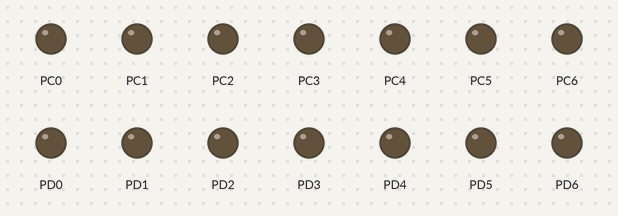
This program was run on a simulated ATmega32, built with avr-gcc and emulated at 1 MHz (the files do not name the chip). Parts: output pins drawn as LEDs (lit = HIGH).

Above: at 0.07 s.
At 1.49 s:
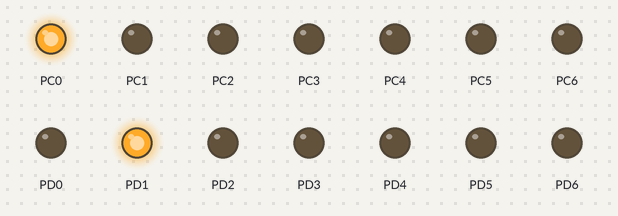
At 2.91 s:
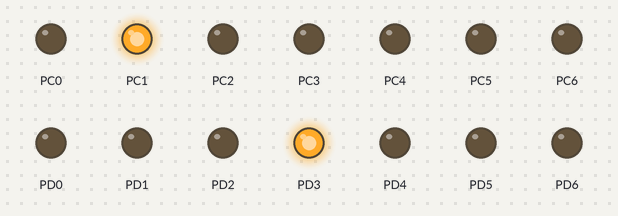
At 5.9 s:
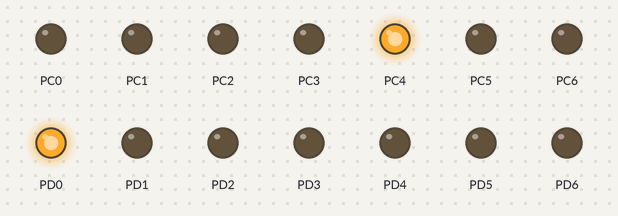
At 8.75 s:
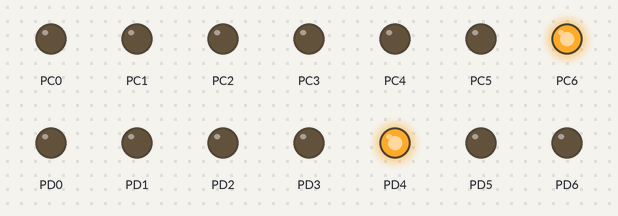
At 11.74 s:
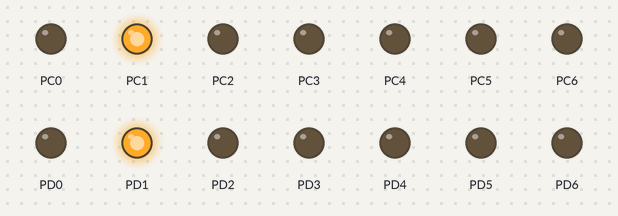
Timing chart, 0 to 12.0 s (numbered marks = the images above):
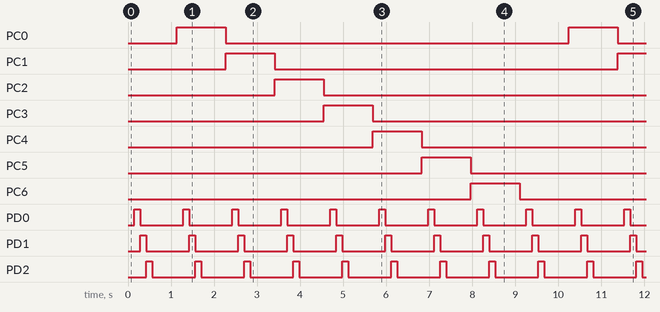

The program:

main.c
```c
/*
 * 7 - 8-BitTimer-LEDSequencer.c
 *
 * Created: 08-03-2025 20:30:28
 * Author : avinash

 7 LEDs are connected to PORTC and PORTD, respectively.

 The LEDs on PORTD illuminate sequentially, each lighting up every 1/7th of a second.
 Once all PORTD LEDs have lit up, the LEDs on PORTC follow the same pattern, with each turning on every second.

 The program utilizes an 8-bit Timer/Counter (TCNT0) with a prescaler of 1024 to control LED timing.
 */


#include<avr/io.h>
#define F_CPU 1000000UL
int LED_Number[2];

int main(void)

{
	DDRD |= 0b01111111;		// Setting PINS as Output for LEDs
	DDRC |= 0b01111111;
	PORTD	=	 0x00;		// Setting LEDs OFF initially
	PORTC	=	 0x00;
	TCCR0 |= 1<<CS00 | 1<<CS02 ;	//  clkI/O/1024 (From prescaler)

	// clkI/O/1024 = 1000000/1024 = 976.5625 HZ
	// 976.5625 / 7 = 139.50
	while(1)
	{
		if (TCNT0 >= 139)  // 1/7th of a sec
		{
			TCNT0	=	0 ;					// Reset Timer
			PORTD	=	1<<LED_Number[0] ;	// Shift LED on PORT D
			LED_Number[0]++;
			if (LED_Number[0] > 7)
			{
				LED_Number[0] = 0;
				PORTD	 = 0x00;
				PORTC	=  1<<LED_Number[1] ;	// Shift LED on PORT C
				LED_Number[1] ++;
				if (LED_Number[1] > 7)
				{
					LED_Number[1] = 0;
					PORTC = 0x00;
				}
			}
		}
	}
}
```

Measured:
- by itself, PC0–6: alternates HIGH for 1.1 s and LOW for 8.0 s
- by itself, PD0–6: alternates HIGH for 0.14 s and LOW for 1.0 s
- by itself, everything shown: repeats every 9.1 s, in 64 steps
